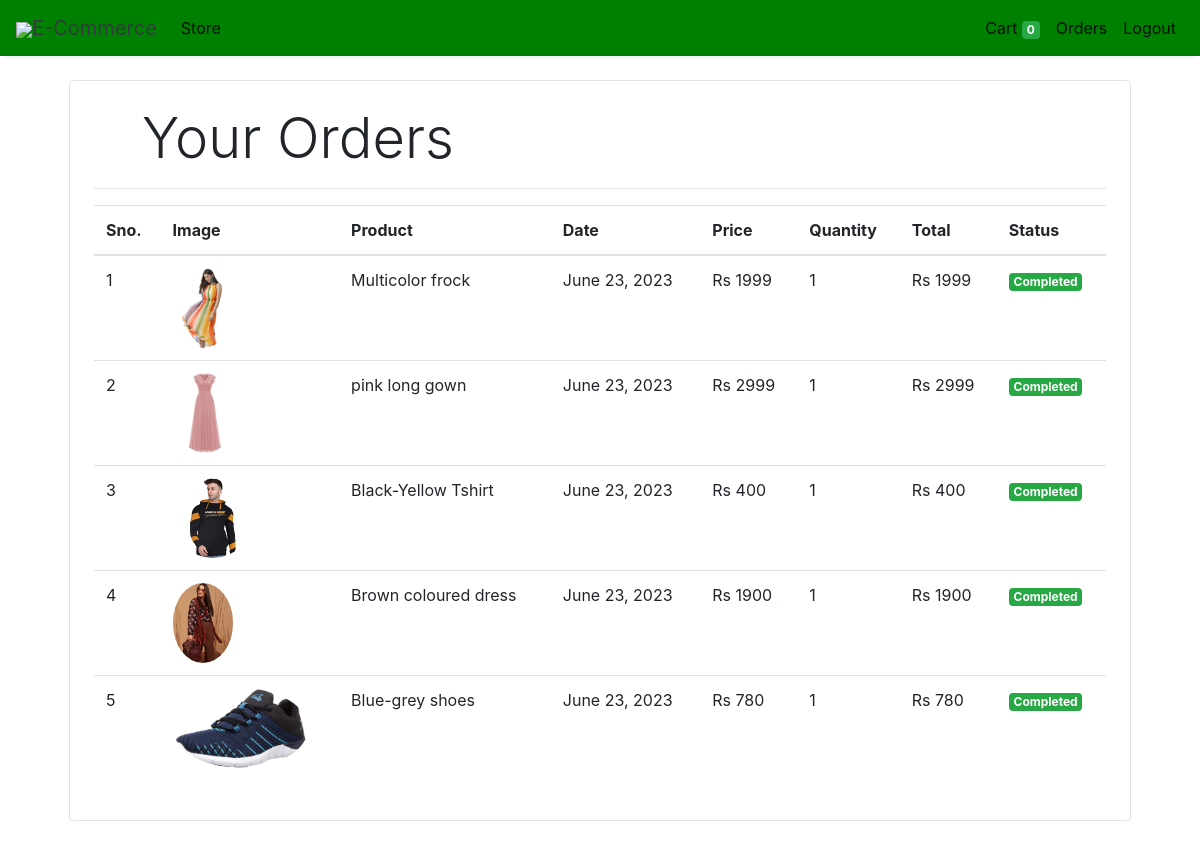
/orders (signed in), run on the app's committed database.
### store/models/orders.py (models this page shows, shortened)
class Order(models.Model):
    product = models.ForeignKey(Products,
                                on_delete=models.CASCADE)
    customer = models.ForeignKey(Customer,
                                 on_delete=models.CASCADE)
    quantity = models.IntegerField(default=1)
    price = models.IntegerField()
    address = models.CharField (max_length=50, default='', blank=True)
    phone = models.CharField (max_length=50, default='', blank=True)
    date = models.DateField (default=datetime.datetime.today)
    status = models.BooleanField (default=False)
    @staticmethod
    def get_orders_by_customer(customer_id):
        return Order.objects.filter(customer=customer_id).order_by('-date')

### store/models/product.py (models this page shows, shortened)
class Products(models.Model):
    name = models.CharField(max_length=60)
    price= models.IntegerField(default=0)
    category= models.ForeignKey(Category,on_delete=models.CASCADE,default=1 )
    description= models.CharField(max_length=250, default='', blank=True, null= True)
    image= models.ImageField(upload_to='uploads/products/')

### store/middlewares/auth.py (the view)
    def middleware(request):
        print(request.session.get('customer'))
        returnUrl = request.META['PATH_INFO']
        print(request.META['PATH_INFO'])
        if not request.session.get('customer'):
           return redirect(f'login?return_url={returnUrl}')
        response = get_response(request)
        return response

### store/templatetags/custom_filter.py (called while the page is built)
@register.filter(name='currency')
def currency(number):
    return "Rs "+str(number)

@register.filter(name='multiply')
def multiply(number , number1):
    return number * number1

### store/views/orders.py (called while the page is built)
    def get(self , request ):
        customer = request.session.get('customer')
        orders = Order.get_orders_by_customer(customer)
        print(orders)
        return render(request , 'orders.html'  , {'orders' : orders})

### store/templates/orders.html
{% extends 'base.html' %}
{% block content %}
{% load cart %}
{% load custom_filter %}
<div class="container">
   <div class="border rounded p-4 m-4">
        <p class="display-4 pl-4 ml-4">Your Orders</p>
        <hr>
        <table class="table">
            <thead>
                <tr>
                    <th>Sno.</th>
                    <th>Image</th>
                    <th>Product</th>
                    <th>Date</th>
                    <th>Price</th>
                    <th>Quantity</th>
                    <th>Total</th>
                    <th>Status</th>
                </tr>
            </thead>
            <tbody>
                {% for order in orders %}
                <tr>
                    <td>{{forloop.counter}}</td>
                    <td><img style="height: 80px;" class="rounded-circle" src="{{order.product.image.url}}" alt=""></td>
                    <td>{{order.product.name}}</td>
                    <td>{{order.date}}</td>
                    <td>{{order.price|currency}}</td>
                    <td>{{order.quantity}}</td>
                    <td>{{order.quantity|multiply:order.price|currency}}</td>
                    {% if order.status %}
                    <td><small class="badge badge-success">Completed</small></td>
                    {%else%}
                    <td><small class="badge badge-warning">Pending</small></td>
                    {% endif %}
                </tr>
                {% endfor %}
            </tbody>
        </table>
   </div>
</div>
{% endblock %}

### store/templates/base.html (shortened to what this page needs)
<!doctype html>
<html lang="en">
<head>
  <link rel="stylesheet" href="https://maxcdn.bootstrapcdn.com/bootstrap/4.0.0/css/bootstrap.min.css"
>
</head>
<body>
<nav class="one-edge-shadow
  navbar navbar-light
  sticky-top navbar
  navbar-expand-lg
  text-white">
    <a class="navbar-brand ms-3 text-dark " href="/">
    <link rel="stylesheet" href="https://use.fontawesome.com/releases/v5.7.0/css/all.css">
    <img src="https://www.freepnglogos.com/uploads/shopping-cart-png/shopping-cart-svg-png-icon-download-28.png" style="width:50px;height:50px,color:text-light;">E-Commerce</a>
    <div class="collapse navbar-collapse" id="navbarSupportedContent">
      <ul class="navbar-nav mr-auto">
        <li class="nav-item active">
          <a class="nav-link" href="/store">Store <span class="sr-only">(current)</span></a>
        </li>
          </ul>
      <ul class=" navbar-nav my-2 my-lg-0">
        <li class="nav-item active">
          <a class="nav-link" href="/cart">Cart
            <span class="badge badge-success">{{request.session.cart.keys|length}}</span>
            <span class="sr-only">(current)</span></a>
        </li>
        {% if request.session.customer %}
        <li class="nav-item active ">
          <a class="nav-link" href="/orders">Orders<span class="sr-only">(current)</span></a>
        </li>
        <li class="nav-item active ">
          <a class="nav-link" href="/logout">Logout<span class="sr-only">(current)</span></a>
        </li>
        {% endif %}
      </ul>
    </div>
  </nav>
  {% block content %}{% endblock %}
</body>
</html>

### store/templates/base.html (style rules this page uses)
nav { background-color: green; }
.one-edge-shadow { box-shadow: 0 8px 2px -5px rgb(246, 245, 245); }

### data on the page
Order: product.image (picture), product.name "Multicolor frock", date "June 23, 2023", price "Rs 1999", quantity "1", quantity|multiply "Rs 1999", status "Completed"
Order: product.image (picture), product.name "pink long gown", date "June 23, 2023", price "Rs 2999", quantity "1", quantity|multiply "Rs 2999", status "Completed"
Order: product.image (picture), product.name "Black-Yellow Tshirt", date "June 23, 2023", price "Rs 400", quantity "1", quantity|multiply "Rs 400", status "Completed"
Order: product.image (picture), product.name "Brown coloured dress", date "June 23, 2023", price "Rs 1900", quantity "1", quantity|multiply "Rs 1900", status "Completed"
Order: product.image (picture), product.name "Blue-grey shoes", date "June 23, 2023", price "Rs 780", quantity "1", quantity|multiply "Rs 780", status "Completed"

### other printed values
{{ request.session.cart.keys|length }} "0"
